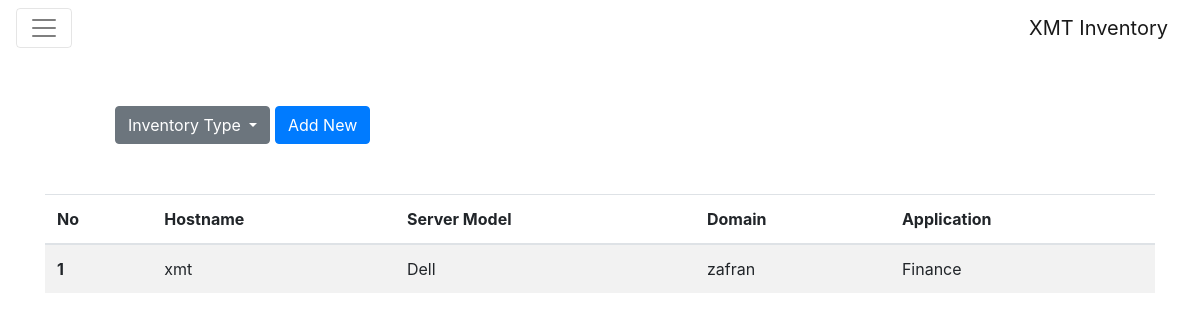
/inventory/server/, run on the app's committed database.
### Inventory/models.py (models this page shows)
class Server(models.Model):
    hostname = models.CharField(max_length=120)
    serverModel = models.CharField(max_length=120)
    ipv4 = models.CharField(max_length=15)
    domain = models.CharField(max_length=120)
    username = models.CharField(max_length=120)
    password = models.CharField(max_length=120)
    operatingSystem = models.CharField(max_length=120)
    serialNumber = models.CharField(max_length=120)
    productKey = models.CharField(max_length=250)
    processor = models.CharField(max_length=120)
    hardDrive = models.CharField(max_length=8)
    application = models.CharField(max_length=120)
    location = models.CharField(max_length=120)

### Inventory/views.py (the view)
def server(request):
    template = loader.get_template('server/server.html')
    servers = Server.objects.all()
    context = {
        'servers': servers
    }
    return HttpResponse(template.render(context, request))

### Inventory/templates/server/server.html (shortened to what this page needs)
{% extends 'base.html' %}
{% block inventory %}
<div class="row">
        <div class="col-10 offset-md-1">
          <div class="dropdown">
            <button class="btn btn-secondary dropdown-toggle" type="button" id="dropdownMenuButton" data-toggle="dropdown" aria-haspopup="true" aria-expanded="false" style="display: inline">
              Inventory Type
            </button>
            <a href="/inventory/server/add"><button class="btn btn-primary">Add New</button></a>
          </div>
        </div>
</div>
{% endblock %}
{% block body %}
  <div class="container" style="margin-top: 50px">
          <div class="row">
            <div class="col align-self-start">
              <table class="table table-striped table-fixed">
                <thead class="thead-inverse">
                  <tr>
                    <th>No</th>
                    <th>Hostname</th>
                    <th>Server Model</th>
                    <th>Domain</th>
                    <th>Application</th>
                  </tr>
                </thead>
                <tbody>
                {% for s in servers%}
                  <tr>
                    <th scope="row">{{ forloop.counter }}</th>
                    <td>{{ s.hostname }}</td>
                    <td>{{ s.serverModel }}</td>
                    <td>{{ s.domain }}</td>
                    <td>{{ s.application }}</td>
                  </tr>
                {% endfor %}
                </tbody>
              </table>
            </div>
          </div>
        </div>
{% endblock %}

### data on the page
Server: hostname "xmt", serverModel "Dell", domain "zafran", application "Finance"
